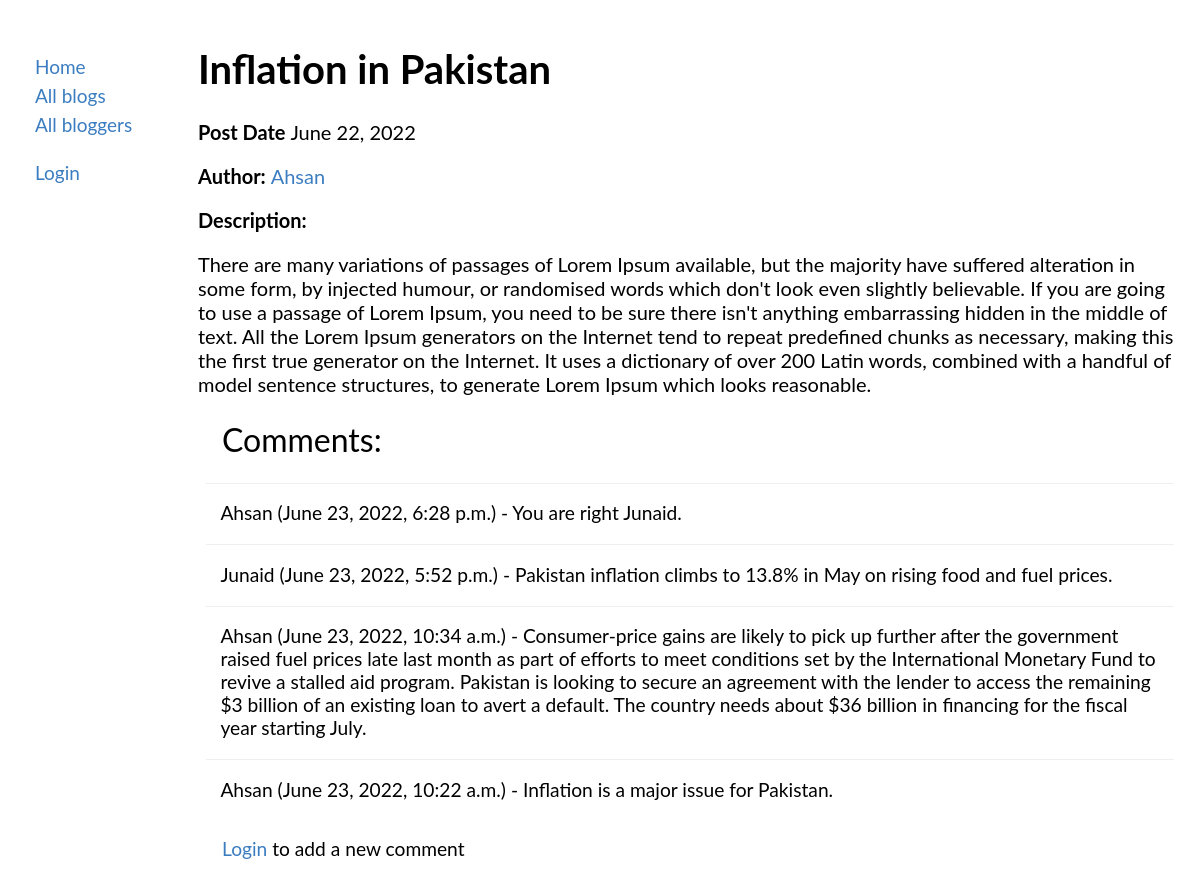
Page /blog/7/ on the committed database.
### blog/models.py (models this page shows, shortened)
class Blog(models.Model):
    author = models.ForeignKey(BlogAuthor, on_delete=models.CASCADE, related_name='blogs')
    blog_name = models.CharField(max_length=200)
    blog_desc = models.TextField()
    post_date = models.DateTimeField(auto_now_add=True)
    class Meta:
        ordering = ['-post_date']

class BlogAuthor(models.Model):
    user = models.OneToOneField(User, on_delete=models.CASCADE, primary_key=True)
    author_name = models.CharField(max_length=200)
    author_bio = models.TextField()
    def __str__(self):
        return self.author_name

class BlogComment(models.Model):
    blog = models.ForeignKey(Blog, on_delete=models.CASCADE, related_name='comments')
    comment_desc = models.TextField('Description:')
    comment_date = models.DateTimeField(auto_now_add=True)
    user = models.ForeignKey(User, on_delete=models.CASCADE)
    class Meta:
        ordering = ['-comment_date']

### blog/views.py (the view)
# urls.py: path('blog/<int:pk>/', views.BlogsDetailView.as_view(), name='blogsdetails'),
class BlogsDetailView(generic.DetailView):
    model = Blog
    template_name = 'blog/blogsdetails.html'

### blog/templates/blog/blogsdetails.html (shortened to what this page needs)
{% extends "blog/base.html" %}
{% block content %}
<h1>{{ blog.blog_name }}</h1>
<p><strong>Post Date </strong>{{ blog.post_date | date }}</p>
<p><strong>Author: </strong><a href="{% url 'blog:bloggersdetails' blog.author_id %}">{{ blog.author }}</a></p>
<strong>Description: </strong><p>{{ blog.blog_desc }}</p>
<p style="margin: 1.5rem; font-size: 2rem">Comments: </p>
    {% for x in blog.comments.all %}
        <fieldset style="margin: .5rem; font-size: 1.2rem; border-width: 1px 0 0; padding-top: 1.1rem">
        {{ x.user }} ({{ x.comment_date }}) - {{ x.comment_desc }}
        </fieldset>
    {% endfor %}
<p style="margin: 1.5rem; font-size: 1.2rem">
 {% if user.is_authenticated %}
        <a href="{% url 'blog:blog_comment' blog.id %}">Add a new comment</a>
 {% else %}
     <a href="{% url 'login' %}?next={{request.path}}">Login</a> to add a new comment
 {% endif %}
</p>
{% endblock content %}

### rows in the picture
Blog: blog_name "Inflation in Pakistan", post_date "June 22, 2022", author "Ahsan", blog_desc "There are many variations of passages of Lorem Ipsum available, but the majority have suffered alteration in some form, by injected humour, or randomised words which don't look even slightly believable. If you are going to use a passage of Lorem Ipsum, you need to be sure there isn't anything embarrassing hidden in the middle of text. All the Lorem Ipsum generators on the Internet tend to repeat predefined chunks as necessary, making this the first true generator on the Internet. It uses a dictionary of over 200 Latin words, combined with a handful of model sentence structures, to generate Lorem Ipsum which looks reasonable."
BlogComment: user "Ahsan", comment_date "June 23, 2022, 6:28 p.m.", comment_desc "You are right Junaid."
BlogComment: user "Junaid", comment_date "June 23, 2022, 5:52 p.m.", comment_desc "Pakistan inflation climbs to 13.8% in May on rising food and fuel prices."
BlogComment: user "Ahsan", comment_date "June 23, 2022, 10:34 a.m.", comment_desc "Consumer-price gains are likely to pick up further after the government raised fuel prices late last month as part of efforts to meet conditions set by the International Monetary Fund to revive a stalled aid program. Pakistan is looking to secure an agreement with the lender to access the remaining $3 billion of an existing loan to avert a default. The country needs about $36 billion in financing for the fiscal year starting July."
BlogComment: user "Ahsan", comment_date "June 23, 2022, 10:22 a.m.", comment_desc "Inflation is a major issue for Pakistan."
